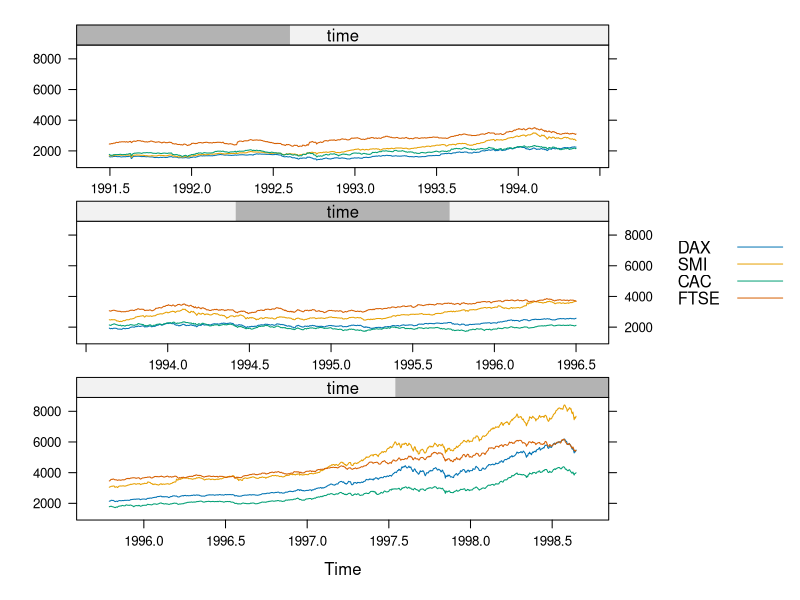

Write R code to recreate this figure.
## ---- chunk 1
library(lattice)
str(EuStockMarkets)

# Use 'EuStockMarkets' time series data
str(EuStockMarkets)
## ---- chunk 2
# Create time series plot
xyplot(EuStockMarkets, 
       # Plot all series together
       superpose = TRUE,
       # Split up the time axis into parts
       cut = list(number = 3, overlap = 0.25))
